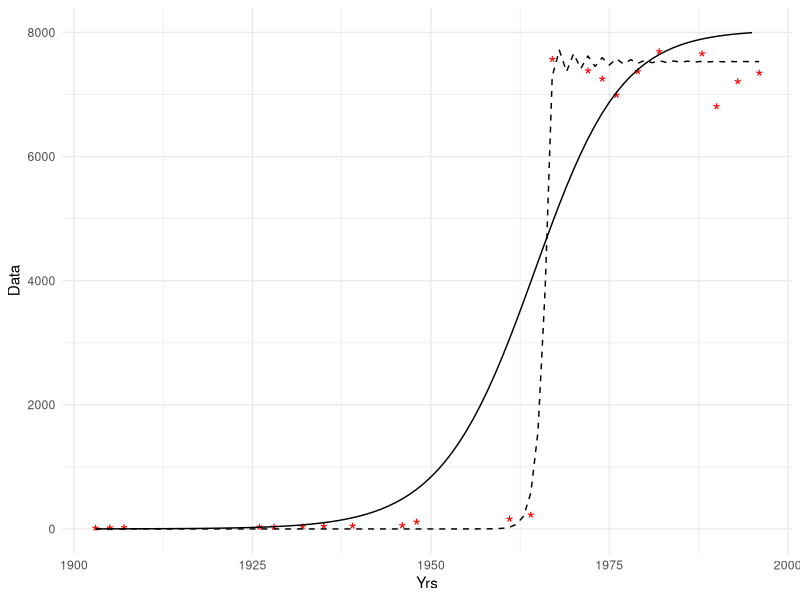
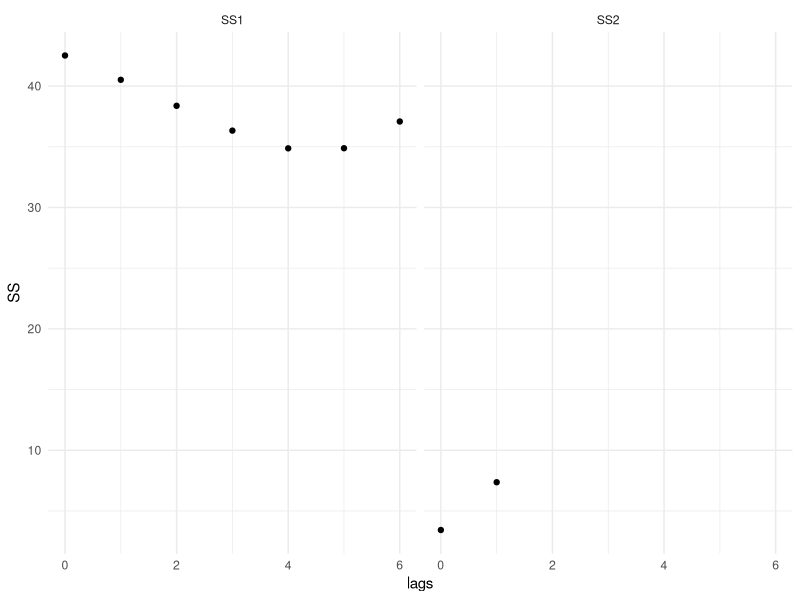
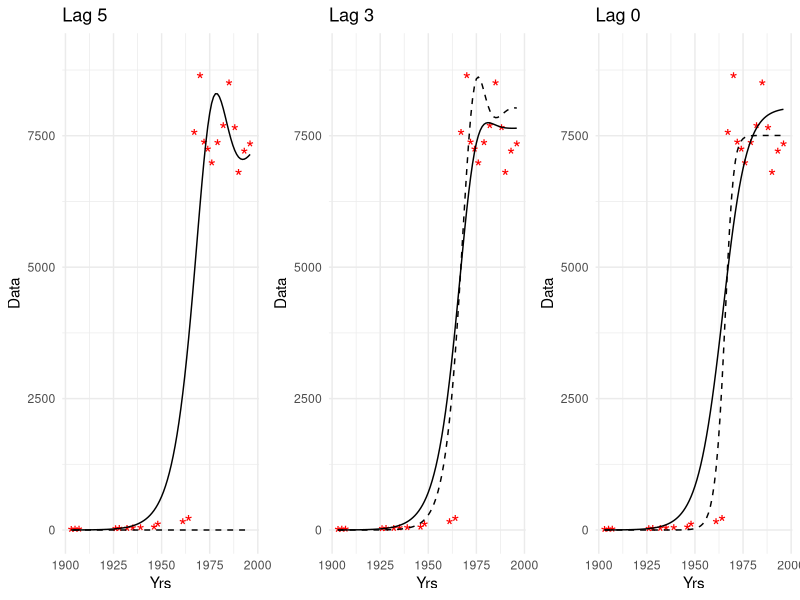

The R script that drew these images, in order:
## ---- chunk 1
#| label: load-packages
#| include: false

library(tidyverse)
library(palmerpenguins)
theme_set(theme_minimal())
## ---- chunk 2

Yrs<-c(1903, 1905, 1907, 1926, 1928, 1932, 1935, 1939, 1946, 1948, 1961, 1964, 1967, 1970, 1972, 1974, 1976, 1979, 1982, 1985, 1988, 1990, 1993, 1996)
Data<-c(12, 15, 17, 25, 27, 30, 37, 42, 52, 108, 156, 219, 7563, 8642, 7378, 7245, 6983, 7367, 7689, 8503, 7654, 6803, 7204, 7343)
length(Yrs); length(Data)

#pars, Years, and Numbers are vector arguments
LogisticGrowthModel<-function(pars, Years, Numbers, ReturnResults=F){
  
  #print(Years)
  
  KK<-pars[1]; rr<-pars[2]; BB<-pars[3]#assign parameters
  
  TT<-Years[1]:Years[length(Years)] #stretch out years within model so no missing years

  #print(TT)
  
  PP<-vector(mode = "numeric", length = length(TT));  #empty population size vector
  
  DD<-vector(mode = "numeric", length = length(TT)); #empty population growth vector
  
  II<-rr*BB*(1-BB/KK) #initial growth to reach year 1 from year 0
  
  PP[1]<-BB+II # population assignment at year 1, based on parameter BB (initial population)
  
  for(i in 2:length(PP)){ 
    
    DD[i-1] <- rr*PP[i-1]*(1-PP[i-1]/KK); #this is dN/dt - amount the population grows based
    #on conditions in the previous time step
    
    PP[i] <- PP[i-1] + DD[i-1] #update population size
    
    } 

  #print(DD)
  #print(PP)
  
   Predictions<-data.frame(Years = TT, Pred = PP); #create predictions
   
   Observations<-data.frame(Years, Numbers) #store observations in data frame
   
   Results<-merge(Predictions, Observations, by = "Years") #match Predictions and Observations by Year
  
   SS<-sum((Results$Numbers - Results$Pred)^2) #calculate sum of squares: sum((obs - pred)^2)
  
   #print('Results')
   #print(Results)
  if(ReturnResults==T){ return(list(Predictions, SS))} else {return(SS)}
   #controls options for what is returned from function

   }

#LogisticGrowthModel(c(7500,0.5), Yrs, Data, t=0, ReturnResults=T) ERROR
LogisticGrowthModel(c(7500,0.5,1), Years=Yrs, Numbers=Data, ReturnResults=T)


## ---- chunk 3

# Here we are comparing the fit based on trying two different optimization 
# algorithms. Note the starting values are the same, but the 'L-BFGS-B'
# method requires corresponding upper and lower boundary limits to be
# inputted (OptPars1). The OptPars2 version uses a default "Port algorithm".
OptPars1<-optim(c(7500,0.5,1), LogisticGrowthModel, method = 'L-BFGS-B', Years = Yrs, Numbers = Data, lower = c(2000, 0,0.8), upper = c(10000, 1,100), control = list(maxit = 50000))
OptPars1


OptPars2<-optim(c(7500,0.5,1), LogisticGrowthModel, Years = Yrs, Numbers = Data, control = list(maxit = 50000))
OptPars2

Predictions1<-LogisticGrowthModel(OptPars1$par, Yrs, Data, ReturnResults=T)[[1]]
Predictions2<-LogisticGrowthModel(OptPars2$par, Yrs, Data, ReturnResults=T)[[1]]

#tibble(Yrs, Data) %>% 
#  ggplot(aes(Yrs, Data)) + geom_point(shape = '*', color = 'red', size = 5) + ylim(0,8000)


tibble(Yrs, Data) %>% 
  ggplot(aes(Yrs, Data)) + geom_point(shape = '*', color = 'red', size = 5) + ylim(0,8000) + geom_line(aes(Years, Pred), data = Predictions1) + geom_line(aes(Years, Pred), data = Predictions2, linetype = 2)

# 

## ---- chunk 4
# Now try to figure out the best time lag as shown in the on-line example. 
# Hint: plot SS as it relates to the time lag value. SS is your sums of 
# squares, so the value with the lowest sum of squares is the one you want. 
# Try lag values of 0 - 5. To include a lag, use the next function instead. 
# Note that there is now an additional parameter for lag t.

LogisticGrowthModelLag<-function(pars, Years, Numbers, t=0, ReturnResults=F){
  KK<-pars[1]; rr<-pars[2]; BB<-pars[3]
  TT<-Years[1]:Years[length(Years)]
  PP<-vector(mode = "numeric", length = length(TT));
  DD<-vector(mode = "numeric", length = length(TT)); 
  II<-rr*BB*(1-BB/KK)
  PP[1]<-BB+II
  
  #implementing Logistic Growth for Years with no lagged Numbers data
  if(t>0){
    for(i in 2:(t+1)){ 
      DD[i-1]<- rr*PP[i-1]*(1-PP[i-1]/KK);
      PP[i]<-PP[i-1] + DD[i-1]
    }
  }
  
  #implementing Lagged growth
  for(i in (t+2):length(PP)){ 
    DD[i-1]<- rr*PP[i-1]*(1-PP[i-1-t]/KK); 
    PP[i]<-PP[i-1] + DD[i-1]
  }
  
  #print(PP) 
  Predictions<-data.frame(Years = TT, Pred = PP); Observations<-data.frame(Years, Numbers)
  Results<-merge(Predictions, Observations, by = "Years")
  SS<-sum((Results$Numbers - Results$Pred)^2)
  if(ReturnResults==T){ return(list(Predictions, SS))} else {return(ifelse(is.infinite(SS), 10000000000, SS))}
}

LogisticGrowthModelLag(OptPars1$par, t=3,Yrs, Data, ReturnResults=T)
LogisticGrowthModelLag(OptPars2$par, t=3,Yrs, Data, ReturnResults=T)

SS1<-SS2<-vector(mode = "numeric", length = 7)
OptPars1_list<-OptPars2_list<-NULL

for(i in 0:6){
  OptPars1_list[[i+1]]<-try(optim(OptPars1$par, fn=LogisticGrowthModelLag, t=i, method = 'L-BFGS-B', Years = Yrs, Numbers = Data, lower = c(2000, 0,0.8), upper = c(10000, 1,100), control = list(maxit = 50000)), silent=T)
  OptPars2_list[[i+1]]<-try(optim(OptPars2$par, fn=LogisticGrowthModelLag, t=i, Years = Yrs, Numbers = Data, control = list(maxit = 50000)),silent=T)
  SS1[i+1]<-try(OptPars1_list[[i+1]]$value/1000000,silent=T )
  SS2[i+1]<-try(OptPars2_list[[i+1]]$value/1000000,silent=T )
}

SS1 
SS2 
## ---- chunk 5
#Q - The time lag corresponding with the minimum SS is the best. What is time lag is that?
#That is, which would you choose if the best model by least squares (SS)?



tibble(lags=c(0:6), SS=SS1) %>% 
  mutate(type = 'SS1') %>% 
  bind_rows(tibble(lags=c(0:6), SS=ifelse(grepl('Error', SS2), NA_real_, as.numeric(SS2))) %>% 
  mutate(type = 'SS2')) %>% 
  group_by(type) %>% 
  ggplot(aes(lags, SS)) + geom_point() + facet_wrap(~type)

## ---- chunk 6

#Q - BUT, this is what happens with lag = 5. Why? (Compare plots with lag = 0 - 4)

OptPars<-NULL

OptPars<-optim(c(7500,0.5,1), LogisticGrowthModelLag, t=5, Years = Yrs, Numbers = Data)

Predictions<-LogisticGrowthModelLag(c(OptPars$par), t=5,Yrs, Data, ReturnResults=T)[[1]]
Predictions2<-LogisticGrowthModelLag(c(OptPars1_list[[6]]$par), t=6-1,Yrs, Data, ReturnResults=T)[[1]]

L5 <- tibble(Yrs, Data) %>% ggplot(aes(Yrs, Data)) + geom_point(shape = "*", color = "red", size = 5) + ylim(-1,9000) + geom_line(aes(Years, Pred), data = Predictions, lty = 2) + ggtitle('Lag 5') + geom_line(aes(Years, Pred), data = Predictions2, lty = 1)

LogisticGrowthModelLag(OptPars2$par, t=5,Yrs, Data, ReturnResults=T)


#...compared with lag = 3
OptPars<-NULL
OptPars<-optim(c(7500,0.5,1), LogisticGrowthModelLag, t=3, Years = Yrs, Numbers = Data)
Predictions<-LogisticGrowthModelLag(c(OptPars$par), t=3,Yrs, Data, ReturnResults=T)[[1]]
Predictions2<-LogisticGrowthModelLag(c(OptPars1_list[[4]]$par), t=4-1,Yrs, Data, ReturnResults=T)[[1]]
L3 <- tibble(Yrs,Data) %>% ggplot(aes(Yrs, Data)) + geom_point(shape = "*", color = "red", size = 5) + ylim(-1,9000) + geom_line(aes(Years, Pred), data = Predictions, lty = 2) + ggtitle('Lag 3') + geom_line(aes(Years, Pred), data = Predictions2, lty = 1)

#...and no lag = 0
OptPars<-NULL
OptPars<-optim(c(7500,0.5,1), LogisticGrowthModelLag, t=0, Years = Yrs, Numbers = Data)
Predictions<-LogisticGrowthModelLag(c(OptPars$par), t=0,Yrs, Data, ReturnResults=T)[[1]]
Predictions2<-LogisticGrowthModelLag(c(OptPars1_list[[1]]$par), t=1-1,Yrs, Data, ReturnResults=T)[[1]]
L0 <- tibble(Yrs, Data) %>% ggplot(aes(Yrs, Data)) + geom_point(shape = "*", color = "red", size = 5) + ylim(-1,9000) + geom_line(aes(Years, Pred), data = Predictions, lty = 2) + ggtitle('Lag 0') + geom_line(aes(Years, Pred), data = Predictions2, lty = 1)


#Q - Which one fits the data best?
gridExtra::grid.arrange(L5, L3, L0, ncol = 3)

